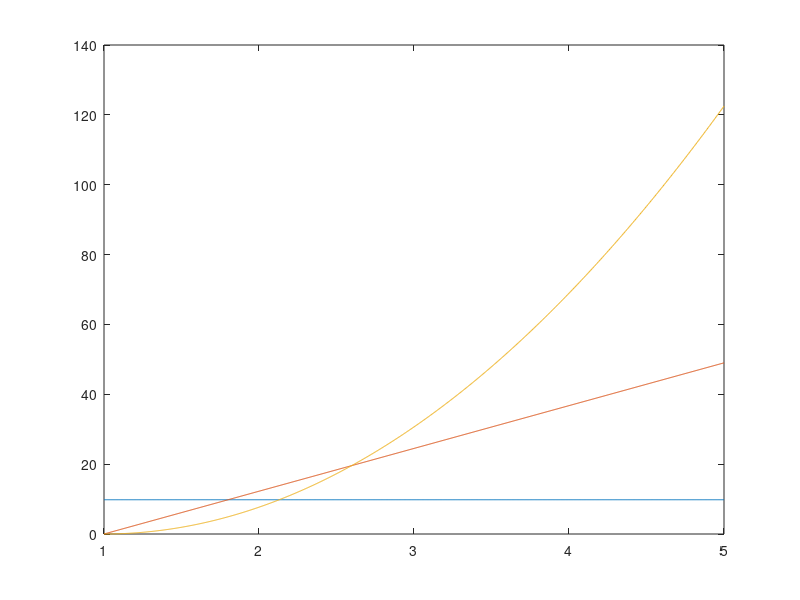

The MATLAB script that drew this image:
range = 5;
numPoints = 1000;
dx = range/numPoints;
t = linspace(1, range, numPoints);
x = zeros(1000,1);
x = x+9.81;
xi = zeros(1000,1);
xii = zeros(1000,1);

for i = 2:1000
    xi(i) = xi(i-1) + dx*x(i);
    xii(i) = xii(i-1) + dx*xi(i);
end

plot(t,x);
hold on;
plot(t, xi);
plot(t, xii);
hold off;
